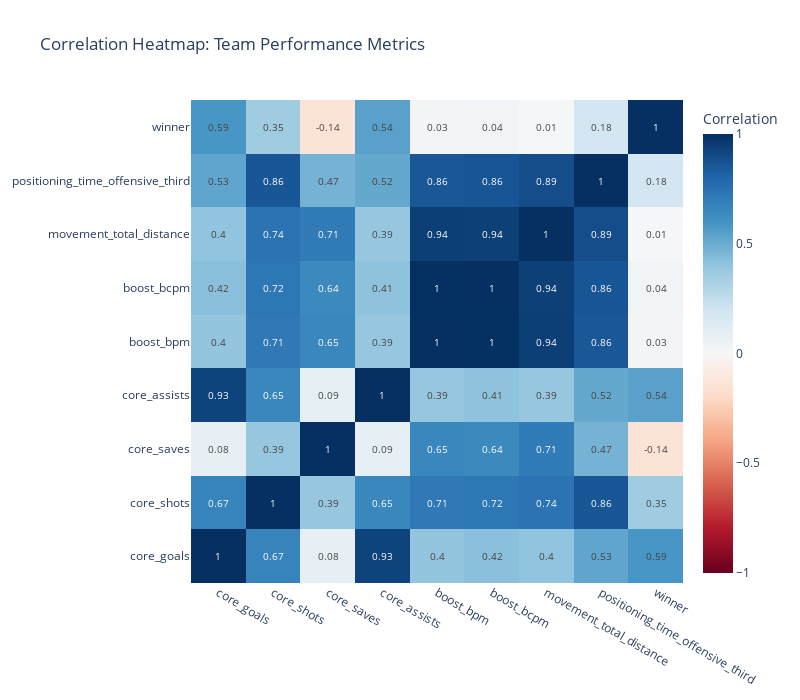

Notebook source saved alongside this figure:
### Markdown cell above
### Visualization 6: Correlation heatmap

Heatmap that shows the correlation between properties.

### Code cell
# Visualization 6: Correlation heatmap
# Select numeric columns for correlation
numeric_cols = ['core_goals', 'core_shots', 'core_saves', 'core_assists',
                'boost_bpm', 'boost_bcpm', 'movement_total_distance',
                'positioning_time_offensive_third', 'winner']

corr_data = matches_teams_enriched[numeric_cols].corr()

fig = go.Figure(data=go.Heatmap(
    z=corr_data.values,
    x=corr_data.columns,
    y=corr_data.columns,
    colorscale='RdBu',
    zmid=0,
    text=corr_data.values.round(2),
    texttemplate='%{text}',
    textfont={"size": 10},
    colorbar=dict(title="Correlation")
))

fig.update_layout(
    title='Correlation Heatmap: Team Performance Metrics',
    width=800,
    height=700
)

fig.show()

### Figure 1 — Plotly figure (JSON) as saved in the notebook; plotly's stock layout.template omitted (floating-point values rounded to 4 significant figures)
{"data": [{"colorbar": {"title": {"text": "Correlation"}}, "colorscale": [[0, "rgb(103,0,31)"], [0.1, "rgb(178,24,43)"], [0.2, "rgb(214,96,77)"], [0.3, "rgb(244,165,130)"], [0.4, "rgb(253,219,199)"], [0.5, "rgb(247,247,247)"], [0.6, "rgb(209,229,240)"], [0.7, "rgb(146,197,222)"], [0.8, "rgb(67,147,195)"], [0.9, "rgb(33,102,172)"], [1, "rgb(5,48,97)"]], "text": [[1.0, 0.67, 0.08, 0.93, 0.4, 0.42, 0.4, 0.53, 0.59], [0.67, 1.0, 0.39, 0.65, 0.71, 0.72, 0.74, 0.86, 0.35], [0.08, 0.39, 1.0, 0.09, 0.65, 0.64, 0.71, 0.47, -0.14], [0.93, 0.65, 0.09, 1.0, 0.39, 0.41, 0.39, 0.52, 0.54], [0.4, 0.71, 0.65, 0.39, 1.0, 1.0, 0.94, 0.86, 0.03], [0.42, 0.72, 0.64, 0.41, 1.0, 1.0, 0.94, 0.86, 0.04], [0.4, 0.74, 0.71, 0.39, 0.94, 0.94, 1.0, 0.89, 0.01], [0.53, 0.86, 0.47, 0.52, 0.86, 0.86, 0.89, 1.0, 0.18], [0.59, 0.35, -0.14, 0.54, 0.03, 0.04, 0.01, 0.18, 1.0]], "textfont": {"size": 10}, "texttemplate": "%{text}", "type": "heatmap", "x": ["core_goals", "core_shots", "core_saves", "core_assists", "boost_bpm", "boost_bcpm", "movement_total_distance", "positioning_time_offensive_third", "winner"], "y": ["core_goals", "core_shots", "core_saves", "core_assists", "boost_bpm", "boost_bcpm", "movement_total_distance", "positioning_time_offensive_third", "winner"], "z": [[1.0, 0.6715, 0.08404, 0.9285, 0.3983, 0.4199, 0.4027, 0.5282, 0.5881], [0.6715, 1.0, 0.3855, 0.6512, 0.7144, 0.7227, 0.7419, 0.8576, 0.3548], [0.08404, 0.3855, 1.0, 0.09088, 0.6519, 0.6425, 0.7087, 0.4746, -0.1373], [0.9285, 0.6512, 0.09088, 1.0, 0.388, 0.4073, 0.3877, 0.5158, 0.5433], [0.3983, 0.7144, 0.6519, 0.388, 1.0, 0.9981, 0.9426, 0.8573, 0.0281], [0.4199, 0.7227, 0.6425, 0.4073, 0.9981, 1.0, 0.9425, 0.8623, 0.03837], [0.4027, 0.7419, 0.7087, 0.3877, 0.9426, 0.9425, 1.0, 0.8919, 0.01266], [0.5282, 0.8576, 0.4746, 0.5158, 0.8573, 0.8623, 0.8919, 1.0, 0.1834], [0.5881, 0.3548, -0.1373, 0.5433, 0.0281, 0.03837, 0.01266, 0.1834, 1.0]], "zmid": 0}], "layout": {"height": 700, "title": {"text": "Correlation Heatmap: Team Performance Metrics"}, "width": 800}}
